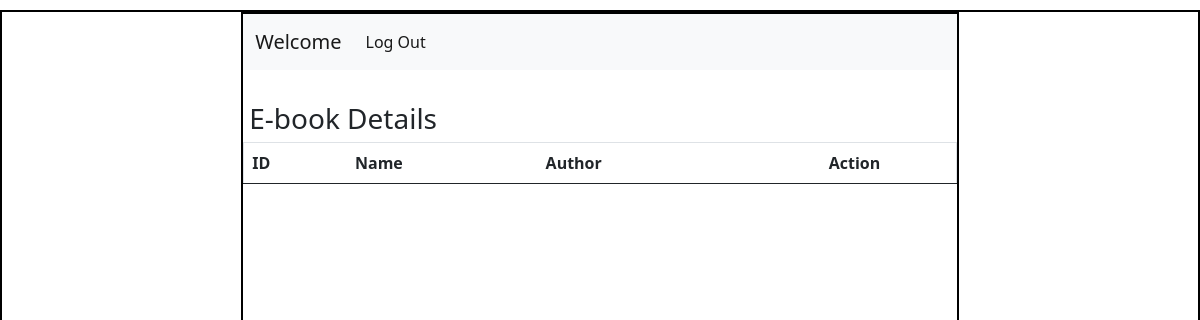
/request-ebook/4, run on an earlier commit of the app's database.
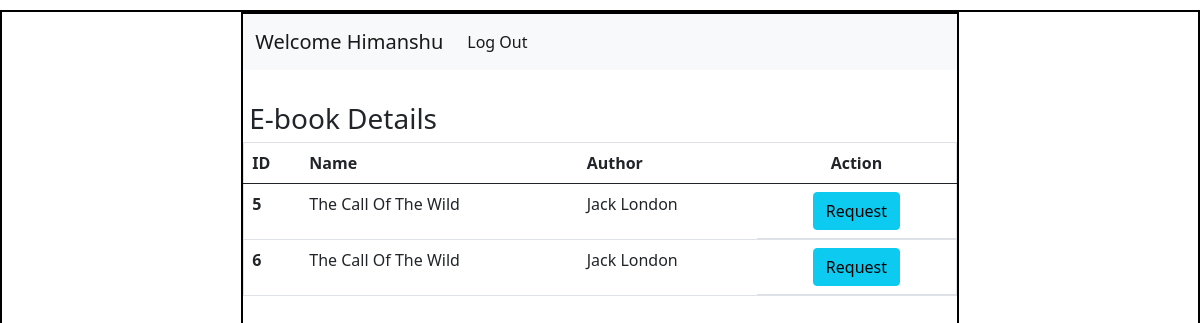
And on a later commit of the database.
### application/models.py (models this page shows)
class User(db.Model):
  id = db.Column(db.Integer, primary_key=True)
  username = db.Column(db.String(), unique=True, nullable=False)
  email = db.Column(db.String(),unique = True, nullable=False)
  password = db.Column(db.String(), nullable=False)
  type = db.Column(db.String(), default='general')
  ebooks = db.relationship('Ebook', backref='bearer')

class Ebook(db.Model):
  id = db.Column(db.Integer, primary_key=True)
  name = db.Column(db.String(), nullable=False)
  author = db.Column(db.String(), nullable=False)
  url = db.Column(db.String(), nullable=False)
  status = db.Column(db.String(), default='available')
  user_id = db.Column(db.Integer, db.ForeignKey('user.id'), default=None)

### application/controllers.py (the view)
@app.route("/request-ebook/<int:user_id>")#button in user dashboard
def request_ebook(user_id):
  this_user = User.query.filter_by(id=user_id).first()
  ebooks = Ebook.query.filter_by(status="available").all()
  return render_template("request.html", this_user=this_user, ebooks=ebooks)

### templates/request.html (shortened to what this page needs)
<!DOCTYPE html>
<html lang="en">
<head>
  <link rel="stylesheet" href="/static/style.css">
  <link href="https://cdn.jsdelivr.net/npm/bootstrap@5.0.2/dist/css/bootstrap.min.css" rel="stylesheet">
</head>
<body>
  <div id="main">
    <div id="canvas">
      <nav class="navbar navbar-expand-lg navbar-light bg-light">
        <div class="container-fluid">
          <a class="navbar-brand" href="#">Welcome {{this_user.username}}</a>
          <div class="collapse navbar-collapse" id="navbarSupportedContent">
            <ul class="navbar-nav me-auto mb-2 mb-lg-0">
              <li class="nav-item">
                <a class="nav-link active" aria-current="page" href="/login">Log Out</a>
              </li>
            </ul>
          </div>
        </div>
      </nav>
      <div id="content">
        <h3 class="headings">E-book Details </h3>
        <div class="table">
          <table class="table border">
            <thead>
              <tr>
                <th scope="col">ID</th>
                <th scope="col">Name</th>
                <th scope="col">Author</th>
                <th scope="col" class="text-center">Action</th>
              </tr>
            </thead>
            <tbody>
              {% for ebook in ebooks %}
              <tr>
                <th scope="row">{{ebook.id}}</th>
                <td>{{ebook.name}}</td>
                <td>{{ebook.author}}</td>
                <td class="d-flex justify-content-center ">
                  <a href="/request/{{ebook.id}}/{{this_user.id}}" class="btn btn-info mx-2">Request</a>
                </td>
              </tr>
              {% endfor%}
            </tbody>
          </table>
        </div>
      </div>
    </div>
  </div>
</body>
</html>

What changed in the data, as far as the page shows it:
added User: username "Himanshu"
added Ebook: id "5", name "The Call Of The Wild", author "Jack London"
added Ebook: id "6", name "The Call Of The Wild", author "Jack London"
